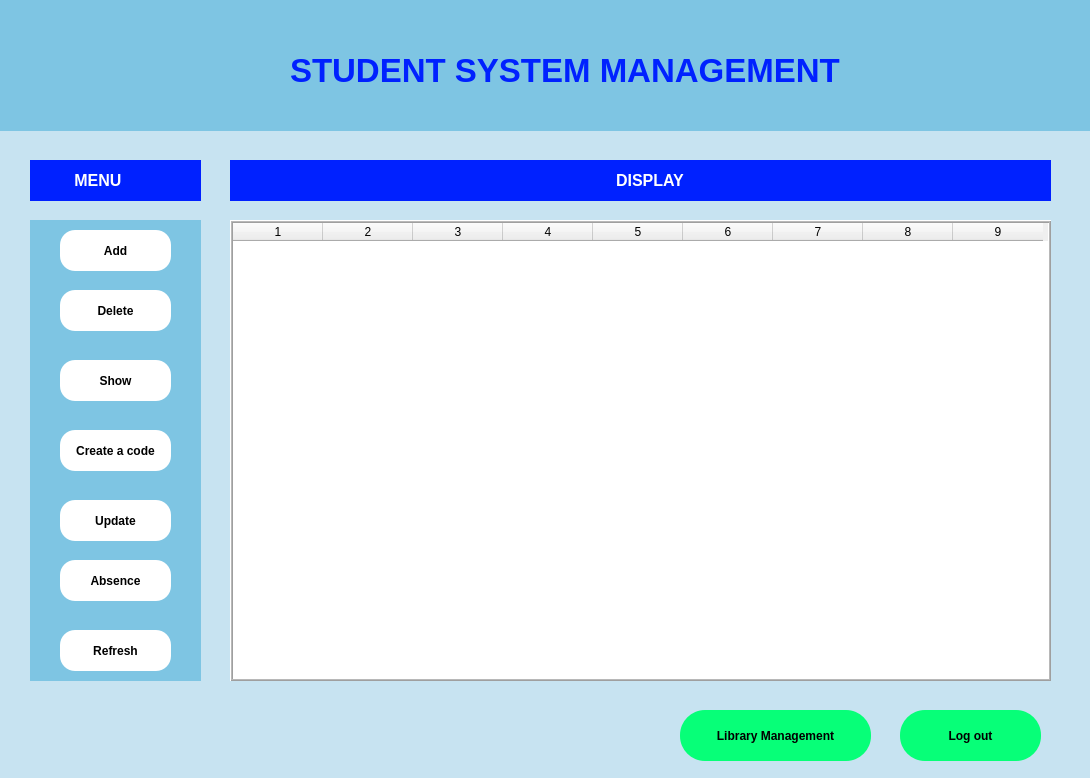
<?xml version="1.0" encoding="UTF-8"?>
<ui version="4.0">
 <class>MainWindow</class>
 <widget class="QMainWindow" name="MainWindow">
  <property name="geometry">
   <rect>
    <x>0</x>
    <y>0</y>
    <width>1090</width>
    <height>778</height>
   </rect>
  </property>
  <property name="windowTitle">
   <string>Application</string>
  </property>
  <property name="styleSheet">
   <string notr="true">background-color: #c7e3f1;</string>
  </property>
  <widget class="QWidget" name="centralwidget">
   <widget class="QLabel" name="label">
    <property name="geometry">
     <rect>
      <x>0</x>
      <y>0</y>
      <width>1091</width>
      <height>131</height>
     </rect>
    </property>
    <property name="styleSheet">
     <string notr="true">background-color: rgb(126,197,227);</string>
    </property>
    <property name="text">
     <string/>
    </property>
   </widget>
   <widget class="QLabel" name="label_3">
    <property name="geometry">
     <rect>
      <x>290</x>
      <y>30</y>
      <width>731</width>
      <height>81</height>
     </rect>
    </property>
    <property name="font">
     <font>
      <pointsize>25</pointsize>
      <weight>75</weight>
      <bold>true</bold>
     </font>
    </property>
    <property name="styleSheet">
     <string notr="true">color: rgba(0, 33, 255, 1);
background-color: none;</string>
    </property>
    <property name="text">
     <string>STUDENT SYSTEM MANAGEMENT</string>
    </property>
   </widget>
   <widget class="QLabel" name="label_2">
    <property name="geometry">
     <rect>
      <x>40</x>
      <y>0</y>
      <width>151</width>
      <height>111</height>
     </rect>
    </property>
    <property name="styleSheet">
     <string notr="true">background-color: none;
border-image: url(:/newPrefix/school.png);</string>
    </property>
    <property name="text">
     <string/>
    </property>
   </widget>
   <widget class="QLabel" name="label_5">
    <property name="geometry">
     <rect>
      <x>30</x>
      <y>220</y>
      <width>171</width>
      <height>461</height>
     </rect>
    </property>
    <property name="styleSheet">
     <string notr="true">background-color: rgb(126,197,227);</string>
    </property>
    <property name="text">
     <string/>
    </property>
   </widget>
   <widget class="QPushButton" name="delete_btn">
    <property name="geometry">
     <rect>
      <x>60</x>
      <y>290</y>
      <width>111</width>
      <height>41</height>
     </rect>
    </property>
    <property name="font">
     <font>
      <pointsize>9</pointsize>
      <weight>75</weight>
      <bold>true</bold>
     </font>
    </property>
    <property name="cursor">
     <cursorShape>PointingHandCursor</cursorShape>
    </property>
    <property name="styleSheet">
     <string notr="true">QPushButton#delete_btn{
	background-color: rgb(255,255,255);
	border-radius: 15px;
	color: black;
}
QPushButton#delete_btn:hover{
	background-color: rgb(255,255,255,210);
	border-radius: 15px;
	color: black;
}
QPushButton#delete_btn:pressed{
	background-color: rgb(255,255,255,210);
	padding-top: 5px;
	padding-left: 5px;
}</string>
    </property>
    <property name="text">
     <string>Delete</string>
    </property>
   </widget>
   <widget class="QPushButton" name="refresh_btn">
    <property name="geometry">
     <rect>
      <x>60</x>
      <y>630</y>
      <width>111</width>
      <height>41</height>
     </rect>
    </property>
    <property name="font">
     <font>
      <pointsize>9</pointsize>
      <weight>75</weight>
      <bold>true</bold>
     </font>
    </property>
    <property name="cursor">
     <cursorShape>PointingHandCursor</cursorShape>
    </property>
    <property name="styleSheet">
     <string notr="true">QPushButton#refresh_btn{
	background-color: rgb(255,255,255);
	border-radius: 15px;
	color: black;
}
QPushButton#refresh_btn:hover{
	background-color: rgb(255,255,255,210);
	border-radius: 15px;
	color: black;
}
QPushButton#refresh_btn:pressed{
	background-color: rgb(255,255,255,210);
	padding-top: 5px;
	padding-left: 5px;
}</string>
    </property>
    <property name="text">
     <string>Refresh</string>
    </property>
   </widget>
   <widget class="QPushButton" name="update_btn">
    <property name="geometry">
     <rect>
      <x>60</x>
      <y>500</y>
      <width>111</width>
      <height>41</height>
     </rect>
    </property>
    <property name="font">
     <font>
      <pointsize>9</pointsize>
      <weight>75</weight>
      <bold>true</bold>
     </font>
    </property>
    <property name="cursor">
     <cursorShape>PointingHandCursor</cursorShape>
    </property>
    <property name="styleSheet">
     <string notr="true">QPushButton#update_btn{
	background-color: rgb(255,255,255);
	border-radius: 15px;
	color: black;
}
QPushButton#update_btn:hover{
	background-color: rgb(255,255,255,210);
	border-radius: 15px;
	color: black;
}
QPushButton#update_btn:pressed{
	background-color: rgb(255,255,255,210);
	padding-top: 5px;
	padding-left: 5px;
}</string>
    </property>
    <property name="text">
     <string>Update</string>
    </property>
   </widget>
   <widget class="QPushButton" name="rollcall_btn">
    <property name="geometry">
     <rect>
      <x>60</x>
      <y>430</y>
      <width>111</width>
      <height>41</height>
     </rect>
    </property>
    <property name="font">
     <font>
      <pointsize>9</pointsize>
      <weight>75</weight>
      <bold>true</bold>
     </font>
    </property>
    <property name="cursor">
     <cursorShape>PointingHandCursor</cursorShape>
    </property>
    <property name="styleSheet">
     <string notr="true">QPushButton#rollcall_btn{
	background-color: rgb(255,255,255);
	border-radius: 15px;
	color: black;
}
QPushButton#rollcall_btn:hover{
	background-color: rgb(255,255,255,210);
	border-radius: 15px;
	color: black;
}
QPushButton#rollcall_btn:pressed{
	background-color: rgb(255,255,255,210);
	padding-top: 5px;
	padding-left: 5px;
}</string>
    </property>
    <property name="text">
     <string>Create a code</string>
    </property>
   </widget>
   <widget class="QPushButton" name="add_btn">
    <property name="geometry">
     <rect>
      <x>60</x>
      <y>230</y>
      <width>111</width>
      <height>41</height>
     </rect>
    </property>
    <property name="font">
     <font>
      <pointsize>9</pointsize>
      <weight>75</weight>
      <bold>true</bold>
     </font>
    </property>
    <property name="cursor">
     <cursorShape>PointingHandCursor</cursorShape>
    </property>
    <property name="contextMenuPolicy">
     <enum>Qt::DefaultContextMenu</enum>
    </property>
    <property name="styleSheet">
     <string notr="true">QPushButton#add_btn{
	background-color: rgb(255,255,255);
	border-radius: 15px;
	color: black;
}
QPushButton#add_btn:hover{
	background-color: rgb(255,255,255,210);
	border-radius: 15px;
	color: black;
}
QPushButton#add_btn:pressed{
	background-color: rgb(255,255,255,210);
	padding-top: 5px;
	padding-left: 5px;
}</string>
    </property>
    <property name="text">
     <string>Add</string>
    </property>
    <property name="checkable">
     <bool>false</bool>
    </property>
    <property name="autoDefault">
     <bool>false</bool>
    </property>
   </widget>
   <widget class="QPushButton" name="show_btn">
    <property name="geometry">
     <rect>
      <x>60</x>
      <y>360</y>
      <width>111</width>
      <height>41</height>
     </rect>
    </property>
    <property name="font">
     <font>
      <pointsize>9</pointsize>
      <weight>75</weight>
      <bold>true</bold>
     </font>
    </property>
    <property name="cursor">
     <cursorShape>PointingHandCursor</cursorShape>
    </property>
    <property name="styleSheet">
     <string notr="true">QPushButton#show_btn{
	background-color: rgb(255,255,255);
	border-radius: 15px;
	color: black;
}
QPushButton#show_btn:hover{
	background-color: rgb(255,255,255,210);
	border-radius: 15px;
	color: black;
}
QPushButton#show_btn:pressed{
	background-color: rgb(255,255,255,210);
	padding-top: 5px;
	padding-left: 5px;
}</string>
    </property>
    <property name="text">
     <string>Show</string>
    </property>
   </widget>
   <widget class="QPushButton" name="absence_btn">
    <property name="geometry">
     <rect>
      <x>60</x>
      <y>560</y>
      <width>111</width>
      <height>41</height>
     </rect>
    </property>
    <property name="font">
     <font>
      <pointsize>9</pointsize>
      <weight>75</weight>
      <bold>true</bold>
     </font>
    </property>
    <property name="cursor">
     <cursorShape>PointingHandCursor</cursorShape>
    </property>
    <property name="styleSheet">
     <string notr="true">QPushButton#absence_btn{
	background-color: rgb(255,255,255);
	border-radius: 15px;
	color: black;
}
QPushButton#absence_btn:hover{
	background-color: rgb(255,255,255,210);
	border-radius: 15px;
	color: black;
}
QPushButton#absence_btn:pressed{
	background-color: rgb(255,255,255,210);
	padding-top: 5px;
	padding-left: 5px;
}</string>
    </property>
    <property name="text">
     <string>Absence</string>
    </property>
   </widget>
   <widget class="QLabel" name="label_4">
    <property name="geometry">
     <rect>
      <x>30</x>
      <y>160</y>
      <width>171</width>
      <height>41</height>
     </rect>
    </property>
    <property name="font">
     <font>
      <pointsize>12</pointsize>
      <weight>75</weight>
      <bold>true</bold>
     </font>
    </property>
    <property name="styleSheet">
     <string notr="true">background-color: rgba(0, 33, 255, 1);
color: white;</string>
    </property>
    <property name="text">
     <string>          MENU</string>
    </property>
   </widget>
   <widget class="QLabel" name="label_6">
    <property name="geometry">
     <rect>
      <x>230</x>
      <y>160</y>
      <width>821</width>
      <height>41</height>
     </rect>
    </property>
    <property name="font">
     <font>
      <pointsize>12</pointsize>
      <weight>75</weight>
      <bold>true</bold>
     </font>
    </property>
    <property name="styleSheet">
     <string notr="true">background-color: rgba(0, 33, 255, 1);
color: white;
</string>
    </property>
    <property name="text">
     <string>                                                                                       DISPLAY</string>
    </property>
   </widget>
   <widget class="QTableWidget" name="show_table">
    <property name="geometry">
     <rect>
      <x>230</x>
      <y>220</y>
      <width>821</width>
      <height>461</height>
     </rect>
    </property>
    <property name="font">
     <font>
      <pointsize>9</pointsize>
     </font>
    </property>
    <property name="autoFillBackground">
     <bool>false</bool>
    </property>
    <property name="styleSheet">
     <string notr="true">background-color: none;</string>
    </property>
    <property name="frameShape">
     <enum>QFrame::Box</enum>
    </property>
    <property name="frameShadow">
     <enum>QFrame::Raised</enum>
    </property>
    <property name="lineWidth">
     <number>1</number>
    </property>
    <property name="midLineWidth">
     <number>1</number>
    </property>
    <property name="autoScrollMargin">
     <number>16</number>
    </property>
    <property name="showGrid">
     <bool>true</bool>
    </property>
    <property name="sortingEnabled">
     <bool>false</bool>
    </property>
    <property name="rowCount">
     <number>0</number>
    </property>
    <property name="columnCount">
     <number>9</number>
    </property>
    <attribute name="horizontalHeaderCascadingSectionResizes">
     <bool>false</bool>
    </attribute>
    <attribute name="horizontalHeaderDefaultSectionSize">
     <number>90</number>
    </attribute>
    <attribute name="horizontalHeaderHighlightSections">
     <bool>false</bool>
    </attribute>
    <attribute name="horizontalHeaderShowSortIndicator" stdset="0">
     <bool>false</bool>
    </attribute>
    <column/>
    <column/>
    <column/>
    <column/>
    <column/>
    <column/>
    <column/>
    <column/>
    <column/>
   </widget>
   <widget class="QPushButton" name="library_btn">
    <property name="geometry">
     <rect>
      <x>680</x>
      <y>710</y>
      <width>191</width>
      <height>51</height>
     </rect>
    </property>
    <property name="font">
     <font>
      <pointsize>9</pointsize>
      <weight>75</weight>
      <bold>true</bold>
     </font>
    </property>
    <property name="styleSheet">
     <string notr="true">QPushButton#library_btn{
	background-color: rgba(7, 255, 120, 1); 
	border-radius: 25px;
	color: black;
}
QPushButton#library_btn:hover{
	background-color: rgba(7, 255, 17, 1);
	border-radius: 25px;
	color: black;
}
QPushButton#library_btn:pressed{
	background-color: rgba(7, 255, 17, 1);
	padding-top: 5px;
	padding-left: 5px;
}</string>
    </property>
    <property name="text">
     <string>Library Management</string>
    </property>
   </widget>
   <widget class="QPushButton" name="logout_btn">
    <property name="geometry">
     <rect>
      <x>900</x>
      <y>710</y>
      <width>141</width>
      <height>51</height>
     </rect>
    </property>
    <property name="font">
     <font>
      <pointsize>9</pointsize>
      <weight>75</weight>
      <bold>true</bold>
     </font>
    </property>
    <property name="styleSheet">
     <string notr="true">QPushButton#logout_btn{
	background-color: rgba(7, 255, 120, 1); 
	border-radius: 25px;
	color: black;
}
QPushButton#logout_btn:hover{
	background-color: rgba(7, 255, 17, 1);
	border-radius: 25px;
	color: black;
}
QPushButton#logout_btn:pressed{
	background-color: rgba(7, 255, 17, 1);
	padding-top: 5px;
	padding-left: 5px;
}</string>
    </property>
    <property name="text">
     <string>Log out</string>
    </property>
   </widget>
  </widget>
 </widget>
 <resources>
  <include location="res_school.qrc"/>
 </resources>
 <connections/>
</ui>
